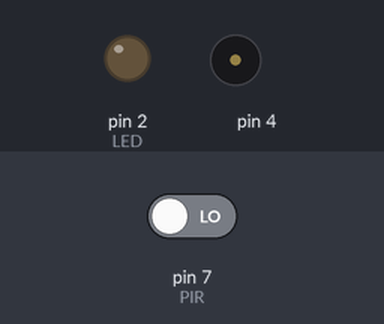
The sketch below on a simulated Arduino Uno, built with avr-gcc and run on an emulated ATmega328P. Shown: output pins drawn as LEDs (lit = HIGH), buzzer (waves = sounding). Inputs (shaded band) come from the test bench; at power-on: pin 7 (PIR) LOW.

Above: at 1.2 s.
1.3 s: pin 7 (PIR) driven HIGH
At 2.5 s:
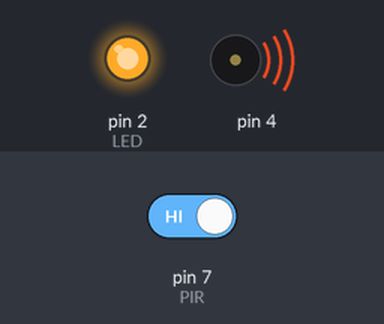
2.8 s: pin 7 (PIR) driven LOW
At 3.8 s:
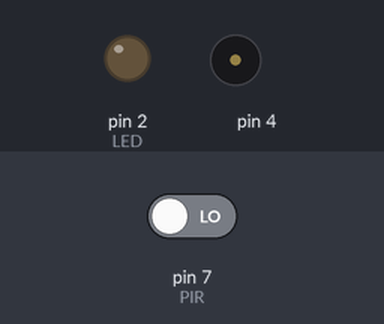
Timing chart, 0 to 5.8 s (numbered marks = the images above; inputs shaded):
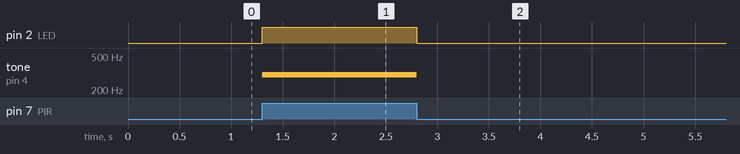

Measured:
- after the input at 1.3 s, pin 2 (LED): LOW → HIGH at once; tone on pin 4: silent → 300 Hz at once
- after the input at 2.8 s, pin 2 (LED): HIGH → LOW at once; tone on pin 4: 300 Hz → silent at once

The sketch:

sketch_PIR+_piezo.ino
```cpp
boolean PIR=7;
int LED=2;
void setup() {
  // put your setup code here, to run once:
pinMode(LED,OUTPUT);
pinMode(PIR,INPUT);
}
void loop() {
  // put your main code here, to run repeatedly:
PIR=digitalRead(7);
if(PIR==HIGH){
digitalWrite(LED,HIGH);
tone(4,300);
}else{
digitalWrite(LED,LOW);
noTone(4);
}
}
```
